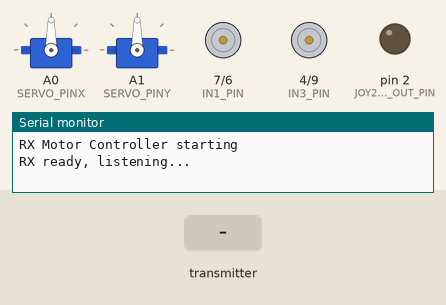
Bench run of a sketch on a simulated Arduino Uno, built with avr-gcc and run on an emulated ATmega328P. Parts: 2 × servo, motor-driver pin pairs drawn as motors (green arrow = first pin HIGH = forward, orange = second pin HIGH = backward, longer = more drive, scaled by the enable pin), output pins drawn as LEDs (lit = HIGH), the last lines printed to the serial monitor. The inputs (shaded band) are chosen by the test bench. No radio packets arrive unless stated.

Above: at 1.2 s.
1.3 s: the transmitter starts sending j1_x = 256
At 2.02 s:
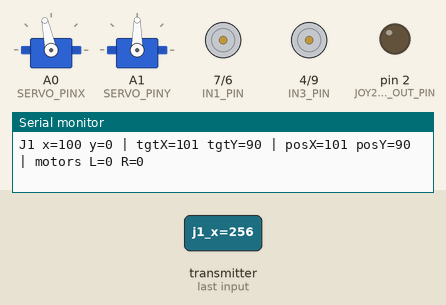
4.3 s: the transmitter starts sending j2_x = 256
At 4.32 s:
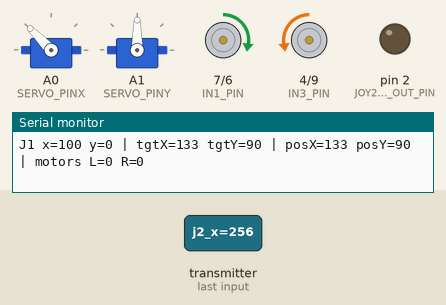
7.3 s: the transmitter starts sending j2_y = 256
At 9.6 s:
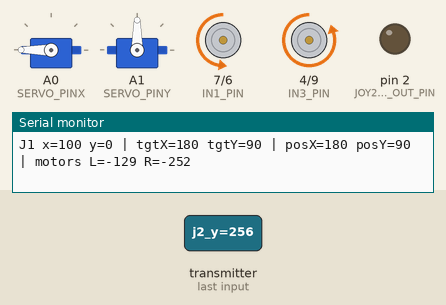
10.3 s: the transmitter starts sending j2_sw = 1
At 11.5 s:
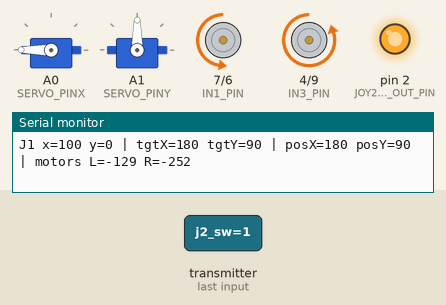
11.8 s: the transmitter starts sending j2_x = 0
At 13.7 s:
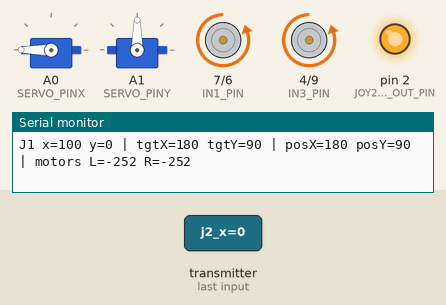
14.8 s: the transmitter starts sending j2_y = 0
At 17.1 s:
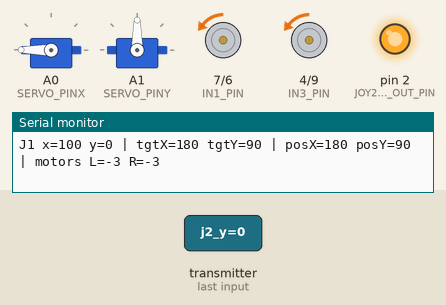
Timing chart, 0 to 18.6 s (numbered marks = the images above; inputs shaded):
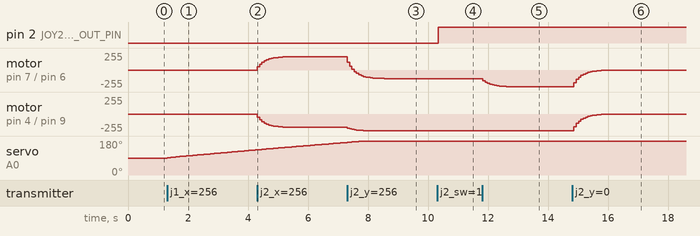

Measured:
- after the input at 1.3 s, servo on A0 (SERVO_PINX): moves from 90° to 133° over 2.9 s, starting at once
- after the input at 4.3 s, motor on pin 7 (IN1_PIN) / pin 6 (IN2_PIN): moves from stopped to forward 201/255 over 1.2 s, starting at once; motor on pin 4 (IN3_PIN) / pin 9 (IN4_PIN): moves from stopped to backward 201/255 over 1.2 s, starting at once
- after the input at 7.3 s, motor on pin 7 (IN1_PIN) / pin 6 (IN2_PIN): moves from forward 201/255 to backward 129/255 over 1.3 s, starting at once; motor on pin 4 (IN3_PIN) / pin 9 (IN4_PIN): moves from backward 201/255 to backward 252/255 over 0.85 s, starting at once
- after the input at 10.3 s, pin 2 (JOY2_BUTTON_OUT_PIN): LOW → HIGH at once
- after the input at 11.8 s, motor on pin 7 (IN1_PIN) / pin 6 (IN2_PIN): moves from backward 129/255 to backward 252/255 over 1.1 s, starting at once
- after the input at 14.8 s, motor on pin 7 (IN1_PIN) / pin 6 (IN2_PIN), motor on pin 4 (IN3_PIN) / pin 9 (IN4_PIN): moves from backward 252/255 to backward 3/255 over 1.2 s, starting after 0.06 s

The sketch:

RC_Reciver.ino
```cpp
/* Receiver for nRF24L01 -> L298N (4 wheels)
   - Expects Telemetry struct packed by the transmitter (j1_x, j1_y, j1_sw, j2_x, j2_y, j2_sw)
   - Uses joystick2 (j2_x, j2_y) to control motion:
       j2_y = forward/back ( -100..100 )
       j2_x = turn left/right ( -100..100 )
   - Differential mixing: left = y + x, right = y - x
   - IMPORTANT: ensure motor IN pins do NOT collide with NRF CE/CSN (D5/D6).
   - Wiring assumptions (edit if you rewire):
       NRF: CE=D8, CSN=D10, MOSI=D11, MISO=D12, SCK=D13
       L298N: IN1=D7, IN2=D6, ENA=D9 (left)
              IN3=D4, IN4=D5, ENB=D3 (right)
*/
/*
  Full sketch: nRF24L01 receiver -> L298N (4 wheels) + 2 servos (A0/A1).
  - Telemetry struct expected from transmitter: j1_x, j1_y, j1_sw, j2_x, j2_y, j2_sw
  - Joystick 1 (j1_x -> servoX on A0, j1_y -> servoY on A1)
    Behavior: when axis > JOY_THRESHOLD, the corresponding servo TARGET increases
              by SERVO_STEP degrees every SERVO_STEP_MS ms.
              when axis < -JOY_THRESHOLD, target decreases similarly.
              when axis within +/- JOY_THRESHOLD, target is NOT changed (held).
  - Joystick 2 (j2_x/j2_y) still drives differential motor mixing as before.
  - JOY2 button (j2_sw) output mirrored on D2.
  - NOTE: servo motors are attached to A0/A1. If servos draw too much current,
          use a separate 5V supply with common ground.
*/

// Libraries
#include <SPI.h>
#include <RF24.h>
#include <Servo.h>
// ----------------- RADIO -----------------
RF24 radio(8, 10);
const uint64_t pipe = 0xE8E8F0F0E1LL;

// ----------------- MOTOR PINS -----------------
const uint8_t IN1_PIN = 7;
const uint8_t IN2_PIN = 6;
const uint8_t ENA_PIN = 5;

const uint8_t IN3_PIN = 4;
const uint8_t IN4_PIN = 9;
const uint8_t ENB_PIN = 3;

// ----------------- SAFETY / TUNING -----------------
const unsigned long TIMEOUT_MS = 250;
const uint8_t SMOOTH_FACTOR = 4;
const int MAX_INPUT = 100;
const int PWM_MAX = 255;

// ----- NEW: turn scaling and joystick button output -----
const float TURN_SCALE = 0.8f;
const uint8_t JOY2_BUTTON_OUT_PIN = 2;  // NEW: D2 outputs HIGH/LOW based on j2_sw

// ----------------- Servos -----------------
const uint8_t SERVO_PINX = A0; // servoX (controls X axis)
const uint8_t SERVO_PINY = A1; // servoY (controls Y axis)
Servo servoX;
Servo servoY;

// Servo motion tuning (change these as you like)
const int JOY_THRESHOLD = 12;         // "certain value" threshold (±). Must exceed to change target.
const uint8_t SERVO_STEP = 1;         // degrees to change per step (1 = very slow)
const unsigned long SERVO_STEP_MS = 50; // ms between steps (increase -> slower motion)
 // NOTE: SERVO_STEP + SERVO_STEP_MS determine angular speed.


struct Telemetry {
  int16_t j1_x;
  int16_t j1_y;
  uint8_t j1_sw;
  int16_t j2_x;
  int16_t j2_y;
  uint8_t j2_sw;
};

unsigned long last_rx = 0;
int currentLeftPWM = 0, currentRightPWM = 0;

// servo persistent targets & positions
int targetX = 90;   // stored target for X servo (0..180)
int targetY = 90;   // stored target for Y servo (0..180)
int posX = 90;      // current actual position (angle) written to servoX
int posY = 90;      // current actual position written to servoY
unsigned long lastServoStep = 0;

void setup() {
  pinMode(IN1_PIN, OUTPUT);
  pinMode(IN2_PIN, OUTPUT);
  pinMode(ENA_PIN, OUTPUT);

  pinMode(IN3_PIN, OUTPUT);
  pinMode(IN4_PIN, OUTPUT);
  pinMode(ENB_PIN, OUTPUT);

  // NEW: joystick 2 button output
  pinMode(JOY2_BUTTON_OUT_PIN, OUTPUT);
  digitalWrite(JOY2_BUTTON_OUT_PIN, LOW); // default LOW

  Serial.begin(9600);
  delay(50);
  Serial.println(F("RX Motor Controller starting"));

  if (!radio.begin()) {
    Serial.println(F("radio.begin failed - check wiring and 3.3V power"));
    while (1) { delay(200); }
  }

  radio.setPALevel(RF24_PA_LOW);
  radio.setDataRate(RF24_1MBPS);
  radio.openReadingPipe(1, pipe);
  radio.startListening();
  radio.enableDynamicPayloads();
  radio.setAutoAck(true);

  last_rx = millis();
  stopMotors();
  Serial.println(F("RX ready, listening..."));
  posX = targetX = 90;
  posY = targetY = 90;
  servoX.attach(SERVO_PINX);
  servoY.attach(SERVO_PINY);
  servoX.write(posX);
  servoY.write(posY);

}

int mapToPWM(int v) {
  v = constrain(v, -MAX_INPUT, MAX_INPUT);
  return (v * PWM_MAX) / MAX_INPUT;
}

// set a motor side: speed in -255..255
void setMotorSide(uint8_t inA, uint8_t inB, uint8_t enPin, int speed) {
  if (speed > 0) {
    digitalWrite(inA, HIGH);
    digitalWrite(inB, LOW);
    analogWrite(enPin, constrain(speed, 0, PWM_MAX));
  } else if (speed < 0) {
    digitalWrite(inA, LOW);
    digitalWrite(inB, HIGH);
    analogWrite(enPin, constrain(-speed, 0, PWM_MAX));
  } else {
    digitalWrite(inA, LOW);
    digitalWrite(inB, LOW);
    analogWrite(enPin, 0);
  }
}

void stopMotors() {
  setMotorSide(IN1_PIN, IN2_PIN, ENA_PIN, 0);
  setMotorSide(IN3_PIN, IN4_PIN, ENB_PIN, 0);
  currentLeftPWM = currentRightPWM = 0;
}

void loop() {
  // radio + telemetry handling
  if (radio.available()) {
    uint8_t len = radio.getDynamicPayloadSize();
    if (len == 0 || len > sizeof(Telemetry)) {
      radio.flush_rx();
      Serial.print(F("RX: bad payload size "));
      Serial.println(len);
    } else {
      Telemetry t;
      memset(&t, 0, sizeof(t));
      radio.read(&t, len);
      last_rx = millis();

      // ---------------- Driving logic (unchanged) ----------------
      int jx = constrain((int)t.j2_x, -MAX_INPUT, MAX_INPUT);
      int jy = -constrain((int)t.j2_y, -MAX_INPUT, MAX_INPUT);

      float speedFactor = 1.0f - (abs(jy) / (float)MAX_INPUT) * 0.4f;
      if (speedFactor < 0.6f) speedFactor = 0.6f;
      int scaledJx = (int)round(jx * TURN_SCALE * speedFactor);

      int leftVal = constrain(jy + scaledJx, -MAX_INPUT, MAX_INPUT);
      int rightVal = constrain(jy - scaledJx, -MAX_INPUT, MAX_INPUT);

      int targetLeft = mapToPWM(leftVal);
      int targetRight = mapToPWM(rightVal);

      if (SMOOTH_FACTOR <= 1) {
        currentLeftPWM = targetLeft;
        currentRightPWM = targetRight;
      } else {
        currentLeftPWM += (targetLeft - currentLeftPWM) / SMOOTH_FACTOR;
        currentRightPWM += (targetRight - currentRightPWM) / SMOOTH_FACTOR;
      }

      setMotorSide(IN1_PIN, IN2_PIN, ENA_PIN, currentLeftPWM);
      setMotorSide(IN3_PIN, IN4_PIN, ENB_PIN, currentRightPWM);

      // JOY2 button reflect on D2
      digitalWrite(JOY2_BUTTON_OUT_PIN, t.j2_sw ? HIGH : LOW);

      // ---------------- Servo target-maker logic (joystick 1 controls targets) ----------------
      // j1_x controls targetX (servoX), j1_y controls targetY (servoY)
      int j1x = constrain((int)t.j1_x, -MAX_INPUT, MAX_INPUT);
      int j1y = constrain((int)t.j1_y, -MAX_INPUT, MAX_INPUT);

      unsigned long now = millis();

      // Update targetX if joystick X deflection exceeds threshold
      if (j1x > JOY_THRESHOLD) {
        // increase targetX slowly
        if (now - lastServoStep >= SERVO_STEP_MS) {
          lastServoStep = now;
          targetX = constrain(targetX + SERVO_STEP, 0, 180);
        }
      } else if (j1x < -JOY_THRESHOLD) {
        // decrease targetX slowly
        if (now - lastServoStep >= SERVO_STEP_MS) {
          lastServoStep = now;
          targetX = constrain(targetX - SERVO_STEP, 0, 180);
        }
      }
      // If within threshold, do NOT change targetX (held value)

      // Update targetY similarly (independent)
      if (j1y > JOY_THRESHOLD) {
        if (now - lastServoStep >= SERVO_STEP_MS) {
          lastServoStep = now;
          targetY = constrain(targetY + SERVO_STEP, 0, 180);
        }
      } else if (j1y < -JOY_THRESHOLD) {
        if (now - lastServoStep >= SERVO_STEP_MS) {
          lastServoStep = now;
          targetY = constrain(targetY - SERVO_STEP, 0, 180);
        }
      }
      // If within threshold, do NOT change targetY

      // ---------------- Move servos slowly toward stored targets ----------------
      // We'll step posX/posY by at most SERVO_STEP on each SERVO_STEP_MS tick (already gated above).
      // This ensures smooth slow motion.
      // Note: using same lastServoStep for both axes means the step cadence is shared;
      // if you prefer separate rates, create lastServoStepX/lastServoStepY.
      if (posX < targetX) {
        posX = min(posX + SERVO_STEP, targetX);
        servoX.write(posX);
      } else if (posX > targetX) {
        posX = max(posX - SERVO_STEP, targetX);
        servoX.write(posX);
      }

      if (posY < targetY) {
        posY = min(posY + SERVO_STEP, targetY);
        servoY.write(posY);
      } else if (posY > targetY) {
        posY = max(posY - SERVO_STEP, targetY);
        servoY.write(posY);
      }

      // ---------------- Debug print ----------------
      Serial.print(F("J1 x=")); Serial.print(j1x);
      Serial.print(F(" y=")); Serial.print(j1y);
      Serial.print(F(" | tgtX=")); Serial.print(targetX);
      Serial.print(F(" tgtY=")); Serial.print(targetY);
      Serial.print(F(" | posX=")); Serial.print(posX);
      Serial.print(F(" posY=")); Serial.print(posY);
      Serial.print(F(" | motors L=")); Serial.print(currentLeftPWM);
      Serial.print(F(" R=")); Serial.print(currentRightPWM);
      Serial.println();
    }
  } else {
    // radio not available: check timeout
    if (millis() - last_rx > TIMEOUT_MS) {
      stopMotors();
      // keep targets unchanged; servos remain at current pos
    }
  }

  delay(5);
}
```

test1.ino
```cpp

```
